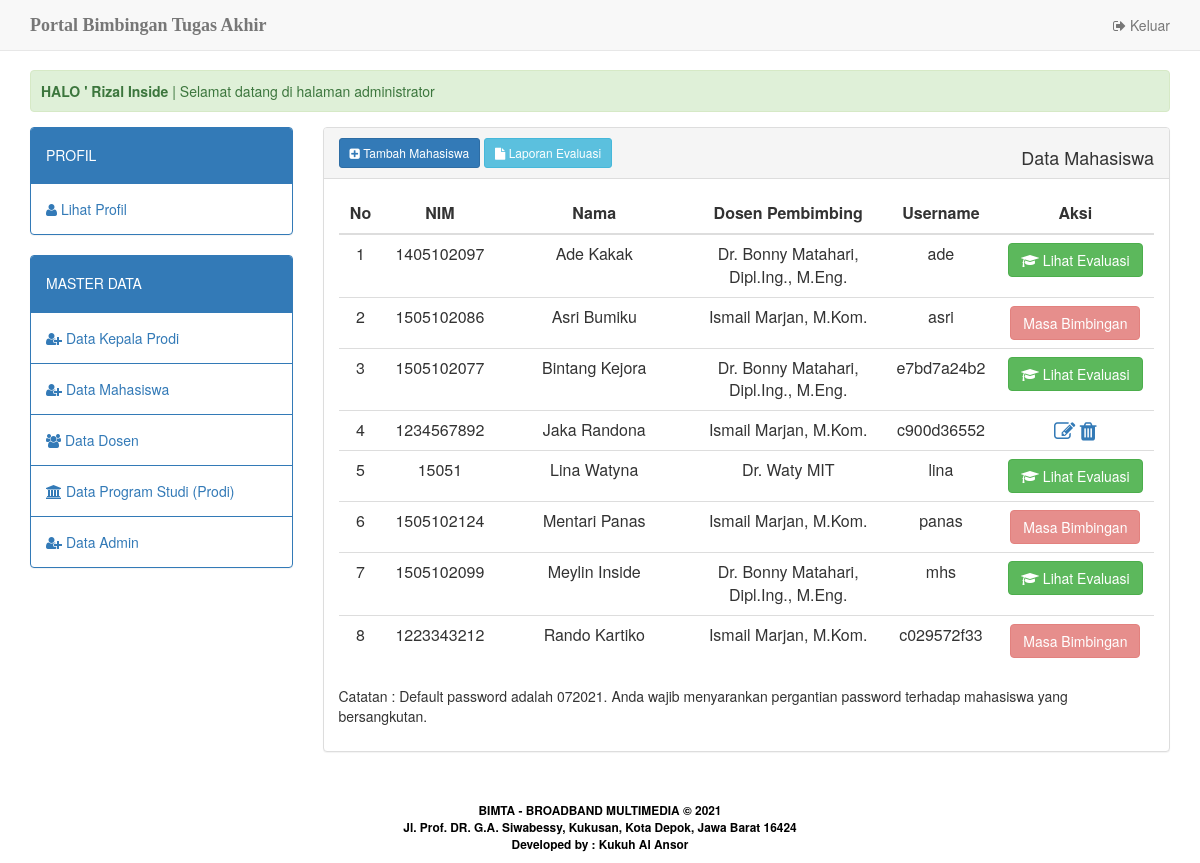
The app's page /home.php?apps=mahasiswa (signed in), older data.
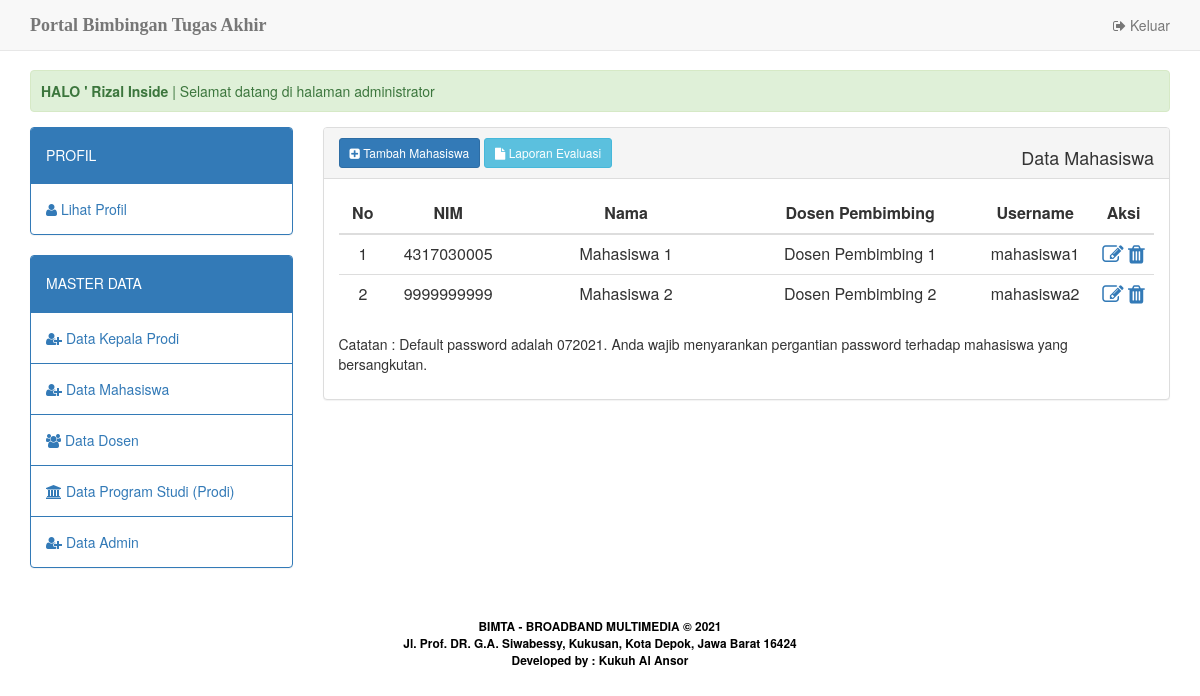
The same page, newer data.
### tables this page shows
CREATE TABLE `mahasiswa` (
  `nim` varchar(10) NOT NULL,
  `nm_mhs` varchar(30) NOT NULL,
  `th_bimbingan` year(4) NOT NULL,
  `id_prodi` int(2) NOT NULL,
  `id_dosen` int(3) NOT NULL,
  `foto` varchar(30) NOT NULL DEFAULT 'default.jpg',
  `username` char(10) NOT NULL,
  `password` char(10) NOT NULL,
  `status_user` varchar(9) NOT NULL DEFAULT 'mahasiswa'
);

CREATE TABLE `dosen` (
  `id_dosen` int(3) NOT NULL,
  `nip_dosen` char(18) NOT NULL,
  `nm_dosen` varchar(50) NOT NULL,
  `no_telp` char(12) DEFAULT NULL,
  `username` char(10) NOT NULL,
  `password` char(10) NOT NULL,
  `status_user` varchar(5) NOT NULL DEFAULT 'dosen'
);

### apps/app_mahasiswa/view.php (the view, shortened to what this page needs)
<div class="panel panel-default">
	<div class="panel-heading">
			<a href="?apps=mahasiswa&amp;act=add" class="btn btn-primary btn-sm"><i class="fa fa-plus-square"></i> Tambah Mahasiswa</a>
			<a href="apps/app_laporan/datamahasiswa.php" target="_blank" class="btn btn-info btn-sm"><i class="fa fa-file"></i> Laporan Evaluasi</a>
			<span class="pull-right"><h4>Data Mahasiswa </h4></span>
  </div>
	<div class="panel-body">
		<table width="20%" class="table table-hover" id="tbl_users">
			<thead>
	    		<tr>
	    			<th width="2%" style="width: 2%"><div align="center">No</div></th>
	    			<th width="3%" style="width: 3%"><div align="center">NIM</div></th>
	    			<th width="17%" style="width: 17%"><div align="center">Nama</div></th>
					<th width="17%" style="width: 17%"><div align="center">Dosen Pembimbing</div></th>
					<th width="2%" style="width: 2%"><div align="center">Username</div></th>
					<th width="2%" style="width: 2%"><div align="center">Aksi</div></th>
	    		</tr>
	    	</thead>
	    	<tbody>
	    		<?php
	    		 	if ($_SESSION['user_level']=='admin') {
	    		 	    $where = $row3['id_prodi'];
	    		 	}else{
	    		 		$where = "";
	    		 	}
					$stmt = $db_con->prepare("SELECT mahasiswa.*, dosen.nm_dosen FROM mahasiswa, dosen where mahasiswa.id_prodi=$where && mahasiswa.id_dosen=dosen.id_dosen ORDER BY nm_mhs ASC");
					$stmt->execute();
					$no=1;
					while($row=$stmt->fetch(PDO::FETCH_ASSOC)) {
				?>
					<tr>
						<td><div align="center"><?php echo $no; ?></div></td>
						<td><div align="center"><?php echo $row['nim']; ?></div></td>
						<td><div align="center"><?php echo $row['nm_mhs']; ?></div></td>
						<td><div align="center"><?php echo $row['nm_dosen']; ?></div></td>
						<td><div align="center"><?php echo $row['username']; ?></div></td>
					    <td align="center">
							<?php
								$no_edit=$row['nim'];
								$stmt2 = $db_con->prepare("SELECT * FROM judul_ta where nim ='$no_edit' ");
								$stmt2->execute();
								$check=$stmt2->rowCount();
								$stmt3 = $db_con->prepare("SELECT * FROM evaluasi where nim_mhs ='$no_edit' ");
								$stmt3->execute();
								$check2=$stmt3->rowCount();
								if($check == 0) {
							?>
							<a class="edit-link" href="?apps=mahasiswa&act=edit&id=<?php echo $row['nim']; ?>" title="Edit"><i class="fa fa-pencil-square-o fa-lg" aria-hidden="true"></i></a>
							<a href="?apps=mahasiswa&act=hapus&id=<?php echo $row['nim']; ?>" onclick="return confirm('Yakin untuk menghapus data?')" title="Delete"><i class="fa fa-trash fa-lg" aria-hidden="true"></i></a>
						<?php } else { if($check2 == 0) { ?>
							<div align="center"><a class="btn btn-danger" disabled title="Mahasiswa sudah dalam masa bimbingan">Masa Bimbingan</a></div>
						<?php } else { ?>
							<div align="center"><a class="btn btn-success" href="?apps=evaluasi&amp;act=lihatevaluasi&amp;id=<?php echo $row['nim']; ?>" title="Lihat Evaluasi"> <span class="fa fa-graduation-cap"></span> Lihat Evaluasi</a></div>
						<?php } } ?>
						</td>
					</tr>
				<?php
					$no++;
				 	} ?>
	    	</tbody>
		</table>
		<p>Catatan : Default password adalah <?php $today=date("mY"); echo $today; ?>. Anda wajib menyarankan pergantian password terhadap mahasiswa yang bersangkutan.</p>
	</div>
</div>

Row changes from the older to the newer data that the page shows:
removed mahasiswa: nim "1405102097", nm_mhs "Ade Kakak", id_dosen.nm_dosen "Dr. Bonny Matahari, Dipl.Ing., M.Eng.", username "ade"
removed mahasiswa: nim "1505102086", nm_mhs "Asri Bumiku", id_dosen.nm_dosen "Ismail Marjan, M.Kom.", username "asri", shows "Masa Bimbingan"
removed mahasiswa: nim "1505102077", nm_mhs "Bintang Kejora", id_dosen.nm_dosen "Dr. Bonny Matahari, Dipl.Ing., M.Eng.", username "e7bd7a24b2"
removed mahasiswa: nim "1234567892", nm_mhs "Jaka Randona", id_dosen.nm_dosen "Ismail Marjan, M.Kom.", username "c900d36552"
removed mahasiswa: nim "15051", nm_mhs "Lina Watyna", id_dosen.nm_dosen "Dr. Waty MIT", username "lina"
removed mahasiswa: nim "1505102124", nm_mhs "Mentari Panas", id_dosen.nm_dosen "Ismail Marjan, M.Kom.", username "panas", shows "Masa Bimbingan"
removed mahasiswa: nim "1505102099", nm_mhs "Meylin Inside", id_dosen.nm_dosen "Dr. Bonny Matahari, Dipl.Ing., M.Eng.", username "mhs"
removed mahasiswa: nim "1223343212", nm_mhs "Rando Kartiko", id_dosen.nm_dosen "Ismail Marjan, M.Kom.", username "c029572f33", shows "Masa Bimbingan"
added mahasiswa: nim "4317030005", nm_mhs "Mahasiswa 1", id_dosen.nm_dosen "Dosen Pembimbing 1", username "mahasiswa1"
added mahasiswa: nim "9999999999", nm_mhs "Mahasiswa 2", id_dosen.nm_dosen "Dosen Pembimbing 2", username "mahasiswa2"
